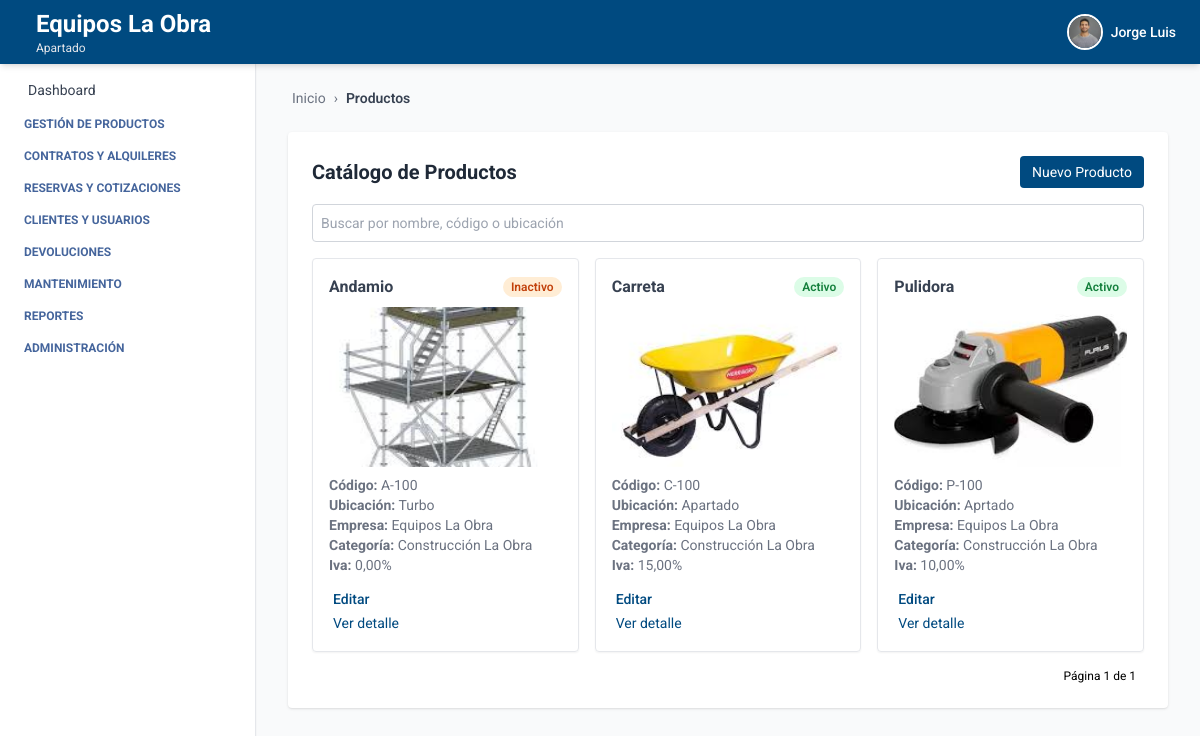
/productos/catalogo/ (signed in), run on an earlier commit of the app's database.
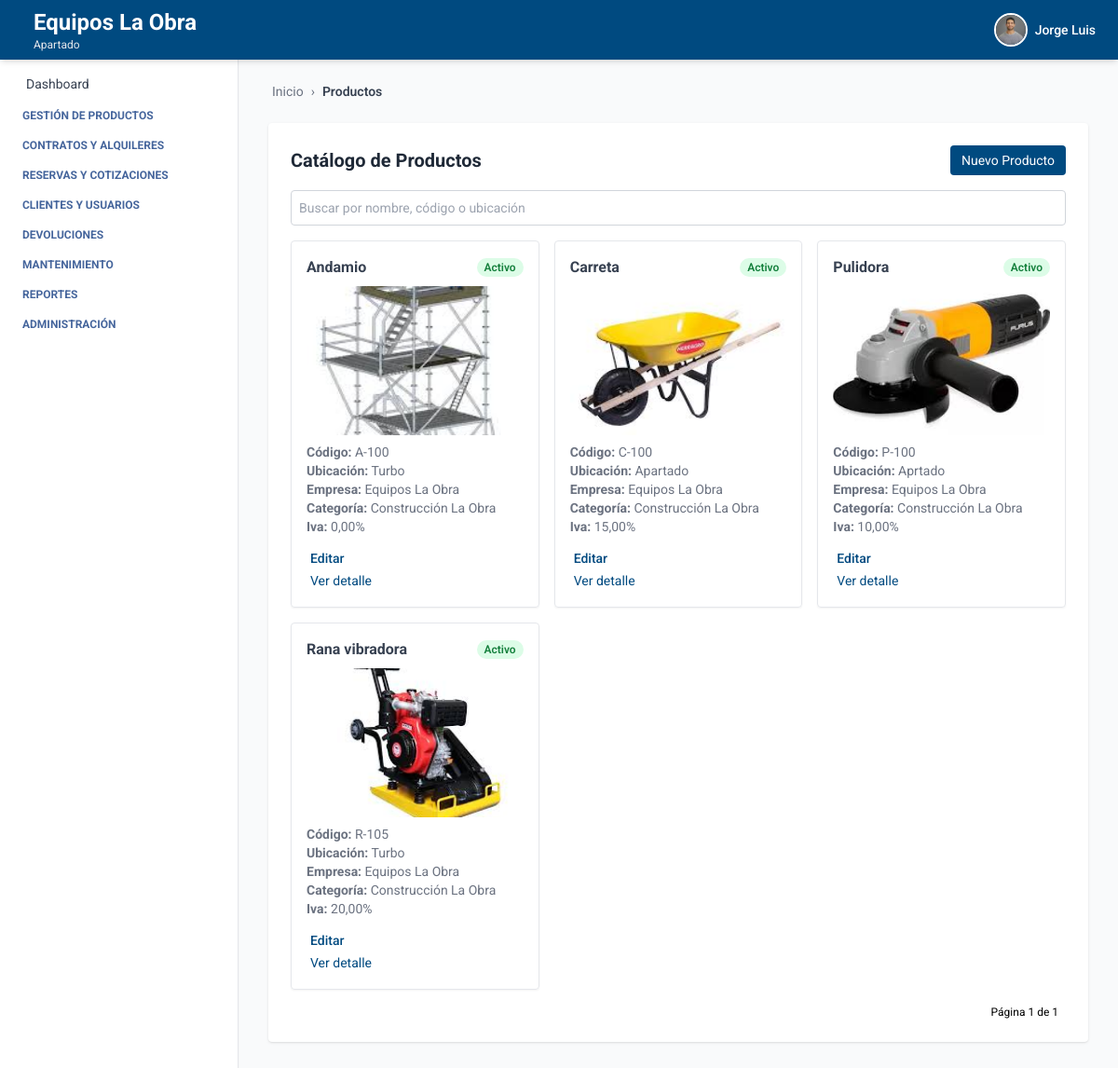
And on a later commit of the database.
### autenticacion/models.py (models this page shows, shortened)
class Usuario(AbstractUser):
    telefono = models.CharField(max_length=20, blank=True, null=True)
    empresa = models.ForeignKey(Empresa, on_delete=models.SET_NULL, null=True, blank=True)
    sucursal = models.ForeignKey(Sucursal, on_delete=models.SET_NULL, null=True, blank=True)
    ESTADOS = [
        ("activo", "Activo"),
        ("inactivo", "Inactivo"),
    ]
    estado = models.CharField(max_length=10, choices=ESTADOS, default="activo")
    foto_perfil = models.ImageField(upload_to='usuarios/img/', blank=True, null=True)
    groups = models.ManyToManyField(
        Group,
        related_name='usuarios',  # Evita conflicto con 'user_set'
        blank=True,
        help_text='The groups this user belongs to.',
        verbose_name='groups'
    )
    user_permissions = models.ManyToManyField(
        Permission,
        related_name='usuarios',  # Evita conflicto con 'user_set'
        blank=True,
        help_text='Specific permissions for this user.',
        verbose_name='user permissions'
    )

### empresa/models.py (models this page shows, shortened)
class Empresa(models.Model):
    ESTADOS = [
        ("activo", "Activo"),
        ("inactivo", "Inactivo"),
    ]
    nombre = models.CharField(max_length=100)
    nit = models.CharField(max_length=50, unique=True)
    ciudad = models.CharField(max_length=100, blank=True, null=True)
    direccion = models.CharField(max_length=255, blank=True, null=True)
    departamento = models.CharField(max_length=100, blank=True, null=True)
    telefono = models.CharField(max_length=20, blank=True, null=True)
    estado = models.CharField(max_length=20, choices=ESTADOS, default="activo")
    logo = models.ImageField(upload_to='empresas/img/', blank=True, null=True)

class Sucursal(models.Model):
    ESTADOS = [
        ("activo", "Activo"),
        ("inactivo", "Inactivo"),
    ]
    empresa = models.ForeignKey(Empresa, related_name='sucursales', on_delete=models.CASCADE)
    nombre = models.CharField(max_length=100)
    ciudad = models.CharField(max_length=100)
    direccion = models.CharField(max_length=255)
    departamento = models.CharField(max_length=100, blank=True, null=True)
    telefono = models.CharField(max_length=20, blank=True, null=True)
    estado = models.CharField(max_length=20, choices=ESTADOS, default="activo")

### producto/models.py (models this page shows, shortened)
class Producto(models.Model):
    ESTADOS = [
        ("activo", "Activo"),
        ("inactivo", "Inactivo"),
        ("disponible", "Disponible"),
        ("no_disponible", "No disponible"),
    ]
    nombre = models.CharField(max_length=100)
    descripcion = models.TextField()
    codigo_interno = models.CharField(max_length=50)
    estado = models.CharField(max_length=20, choices=ESTADOS, default="activo")
    iva_porcentaje = models.DecimalField(max_digits=5, decimal_places=2, default=0, help_text="Porcentaje de IVA aplicado al producto")
    ubicacion_actual = models.CharField(max_length=100)
    marca = models.CharField(max_length=100, blank=True, null=True)
    modelo = models.CharField(max_length=100, blank=True, null=True)
    serial = models.CharField(max_length=100, blank=True, null=True)
    imagen = models.ImageField(upload_to="media/productos/", null=True, blank=True)
    empresa = models.ForeignKey(Empresa, on_delete=models.CASCADE, related_name='productos', default=1)
    sucursal = models.ForeignKey(Sucursal, on_delete=models.CASCADE, related_name='productos', default=1)
    categoria = models.ForeignKey(Categoria, on_delete=models.SET_NULL, null=True, blank=True, related_name='productos')
    proveedor = models.ForeignKey(Proveedor, on_delete=models.SET_NULL, null=True, blank=True, related_name='productos')
    created_at = models.DateTimeField(auto_now_add=True)
    updated_at = models.DateTimeField(auto_now=True)
    creado_por = models.CharField(max_length=100, blank=True, null=True)
    modificado_por = models.CharField(max_length=100, blank=True, null=True)
    class Meta:
        ordering = ['nombre']
        verbose_name = 'Producto'
        verbose_name_plural = 'Productos'
        constraints = [
            models.UniqueConstraint(fields=['empresa', 'codigo_interno'], name='unique_codigo_por_empresa')
        ]
    objects = ProductoManager()

class Categoria(models.Model):
    nombre = models.CharField(max_length=100, null=False)
    descripcion = models.TextField(blank=True, null=False)
    empresa = models.ForeignKey(Empresa, on_delete=models.CASCADE, related_name='categorias', default=1)
    class Meta:
        verbose_name = 'Categoría'
        verbose_name_plural = 'Categorías'
        unique_together = ('nombre', 'empresa')
        ordering = ['nombre']

### producto/views_producto.py (the view)
# urls.py: path('catalogo/', ProductoListView.as_view(), name='producto_list'),
class ProductoListView(LoginRequiredMixin, BreadcrumbMixin, ListView):
    model = Producto
    template_name = 'producto_list.html'
    context_object_name = 'productos'
    ordering = ['nombre']
    paginate_by = 9  # o lo que prefieras
    breadcrumb_items = [
        ("Productos", None)
    ]
    def get_queryset(self):
        queryset = Producto.objects.por_empresa(self.request.user.empresa)
        q = self.request.GET.get('q')
        if q:
            queryset = queryset.filter(
                Q(nombre__icontains=q) |
                Q(codigo_interno__icontains=q) |
                Q(ubicacion_actual__icontains=q)
            )
        return queryset

### core/views.py (called while the page is built)
    def get_context_data(self, **kwargs):
        context = super().get_context_data(**kwargs)
        context["home"] = self.home_url
        context["breadcrumb_items"] = self.breadcrumb_items
        return context

### producto/models.py (called while the page is built)
    def por_empresa(self, empresa):
        return self.filter(empresa=empresa)

### producto/templates/producto_list.html (shortened to what this page needs)
{% extends 'index.html' %}
{% block breadcrumb %}
  {% include 'breadcrumb.html' with home='/' breadcrumbs=breadcrumb_items %}
{% endblock %}
{% block content %}
<div class="max-w-6xl mx-auto mt-6 bg-white p-6 rounded shadow">
  <div class="flex justify-between items-center mb-4">
    <h2 class="text-xl font-bold text-gray-800">Catálogo de Productos</h2>
    <a href="{% url 'crear_producto' %}" class="bg-[var(--primary-color)] text-white px-3 py-1.5 text-sm rounded hover:bg-blue-700 transition">
      Nuevo Producto
    </a>
  </div>
  <form method="get" class="mb-4">
    <input type="text" name="q" placeholder="Buscar por nombre, código o ubicación" value="{{ request.GET.q }}" class="w-full text-sm p-2 border border-gray-300 rounded focus:outline-none focus:ring-2 focus:ring-[var(--primary-color)]" />
  </form>
  {% if productos %}
  <div class="grid grid-cols-1 sm:grid-cols-2 lg:grid-cols-3 gap-4">
    {% for producto in productos %}
    <div class="border rounded shadow-sm p-4 hover:shadow-lg transition relative">
      <div class="flex justify-between items-center mb-2">
        <h3 class="font-bold text-gray-700">{{ producto.nombre }}</h3>
        <span class="text-xs font-semibold px-2 py-0.5 rounded-full
          {% if producto.estado == 'activo' %}
            bg-green-100 text-green-700
          {% elif producto.estado == 'inactivo' %}
            bg-orange-100 text-orange-700
          {% endif %}">
          {{ producto.get_estado_display }}
        </span>
      </div>
      {% if producto.imagen %}
        <img src="{{ producto.imagen.url }}" alt="{{ producto.nombre }}" class="w-full h-40 object-cover rounded mb-2">
      {% endif %}
      <p class="text-sm text-gray-500"><strong>Código:</strong> {{ producto.codigo_interno }}</p>
      <p class="text-sm text-gray-500"><strong>Ubicación:</strong> {{ producto.ubicacion_actual }}</p>
      <p class="text-sm text-gray-500"><strong>Empresa:</strong> {{ producto.empresa.nombre }}</p>
      <p class="text-sm text-gray-500"><strong>Categoría:</strong> {{ producto.categoria.nombre }}</p>
      <p class="text-sm text-gray-500"><strong>Iva:</strong> {{ producto.iva_porcentaje }}%</p>
      <div class="mt-3">
        <a href="{% url 'editar_producto' producto.id %}" class="text-sm font-medium text-[var(--primary-color)] hover:underline">
          Editar
        </a>
      </div>
      <div class="mt-0">
        <a href="{% url 'detalle_producto' producto.id %}" class="text-sm text-[var(--primary-color)] hover:underline">
          Ver detalle
        </a>
      </div>
    </div>
    {% endfor %}
  </div>
  {% else %}
    <p class="text-gray-600">No hay productos registrados.</p>
  {% endif %}
  <div class="mt-4 flex justify-end text-xs">
    <span class="mx-2">Página {{ page_obj.number }} de {{ page_obj.paginator.num_pages }}</span>
  </div>
</div>
{% endblock %}

### core/templates/index.html (shortened to what this page needs)
<!DOCTYPE html>
<html lang="es">
  <head>
    <script src="https://cdn.tailwindcss.com"></script>
  </head>
  <body class="bg-gray-50 min-h-screen">
    {% include 'header.html' %}
    <aside class="fixed top-16 left-0 w-64 bg-white h-[calc(100vh-4rem)] overflow-y-auto border-r shadow-sm hidden sm:block">
      {% include 'navbar.html' %}
    </aside>
    <div class="ml-64 pt-14 min-h-screen">
      <main class="p-8">
        {% block breadcrumb %}{% endblock %}
        {% block content %}{% endblock %}
      </main>
    </div>
  </body>
</html>

### core/templates/header.html (shortened to what this page needs)
<header class="bg-[var(--primary-color)] shadow-md w-full h-16 flex items-center px-6 justify-between fixed top-0 left-0 z-10">
  <h1 class="text-white flex items-center gap-3 leading-tight">
    <div class="leading-tight">
  {% if request.user.is_authenticated %}
    {% if request.user.empresa %}
      <span class="text-xl sm:text-2xl font-bold block">
        {{ request.user.empresa.nombre }}
      </span>
    {% endif %}
    {% if request.user.sucursal %}
      <span class="text-xs text-gray-200 block">
        {{ request.user.sucursal.nombre }}
      </span>
    {% endif %}
  {% else %}
    <span class="text-xl text-gray-200 block">Gestión inteligente de Equipos</span>
  {% endif %}
</div>
  </h1>
  {% if request.user.is_authenticated %}
  <div x-data="{ open: false }" class="relative flex items-center space-x-3 cursor-pointer" @click.away="open = false">
    <button @click="open = !open" class="flex items-center space-x-2 focus:outline-none">
      {% if request.user.foto_perfil %}
        <img src="{{ request.user.foto_perfil.url }}" alt="Perfil" class="w-9 h-9 rounded-full object-cover border-2 border-white" />
      {% else %}
        <div class="w-9 h-9 rounded-full bg-white text-[var(--primary-color)] flex items-center justify-center font-bold text-sm">
          {{ request.user.first_name|first }}{{ request.user.last_name|first }}
        </div>
      {% endif %}
      <span class="text-white hidden sm:block text-sm font-medium">{{ request.user.first_name }}</span>
    </button>
  </div>
  {% endif %}
</header>

### core/templates/navbar.html (shortened to what this page needs)
<nav class="p-4 text-sm space-y-4">
  <ul class="space-y-4">
    <li>
      <a href="#" class="flex items-center gap-3 text-gray-700 hover:text-[var(--primary-color)] transition">
        Dashboard
      </a>
    </li>
  </ul>
  <details id="menu-productos" class="menu-toggle group">
    <summary class="cursor-pointer text-[var(--text-aside-color)] uppercase text-xs font-bold flex items-center gap-2">
       Gestión de productos
    </summary>
  </details>
  <details id="menu-alquileres" class="menu-toggle group">
    <summary class="cursor-pointer text-[var(--text-aside-color)] uppercase text-xs font-bold flex items-center gap-2">
       Contratos y alquileres
    </summary>
  </details>
  <details id="menu-cotizaciones" class="menu-toggle group">
    <summary class="cursor-pointer text-[var(--text-aside-color)] uppercase text-xs font-bold flex items-center gap-2">
       Reservas y cotizaciones
    </summary>
  </details>
  <details id="menu-clientes" class="menu-toggle group">
    <summary class="cursor-pointer text-[var(--text-aside-color)] uppercase text-xs font-bold flex items-center gap-2">
       Clientes y usuarios
    </summary>
  </details>
  <details id="menu-devoluciones" class="menu-toggle group">
    <summary class="cursor-pointer text-[var(--text-aside-color)] uppercase text-xs font-bold flex items-center gap-2">
       Devoluciones
    </summary>
  </details>
  <details id="menu-mantenimiento" class="menu-toggle group">
    <summary class="cursor-pointer text-[var(--text-aside-color)] uppercase text-xs font-bold flex items-center gap-2">
       Mantenimiento
    </summary>
  </details>
  <details id="menu-reportes" class="menu-toggle group">
    <summary class="cursor-pointer text-[var(--text-aside-color)] uppercase text-xs font-bold flex items-center gap-2">
       Reportes
    </summary>
  </details>
  <details id="menu-admin" class="menu-toggle group">
    <summary class="cursor-pointer text-[var(--text-aside-color)] uppercase text-xs font-bold flex items-center gap-2">
       Administración
    </summary>
  </details>
</nav>

### core/templates/breadcrumb.html (shortened to what this page needs)
<nav class="text-sm text-gray-500 mb-4 flex items-center gap-1">
    {% if home %}
      <a href="{{ home }}" class="hover:text-[var(--primary-color)] flex items-center gap-1">
         Inicio
      </a>
      <span class="mx-1">›</span>
    {% endif %}
    {% for label, url in breadcrumbs %}
      {% if url %}
        <a href="{{ url }}" class="hover:text-[var(--primary-color)]">{{ label }}</a>
        <span class="mx-1">›</span>
      {% else %}
        <span class="text-gray-700 font-semibold">{{ label }}</span>
      {% endif %}
    {% endfor %}
  </nav>

### core/templates/index.html (style rules this page uses)
:root { --primary-color: #004a80; --text-aside-color: rgb(69, 101, 156); }
body { font-family: 'Roboto', sans-serif; }

What changed in the data, as far as the page shows it:
changed Producto "Andamio": estado "Inactivo" → "Activo"
added Producto: nombre "Rana vibradora", estado "Activo", imagen (picture), codigo_interno "R-105", ubicacion_actual "Turbo", empresa.nombre "Equipos La Obra", categoria.nombre "Construcción La Obra", iva_porcentaje "20,00"
